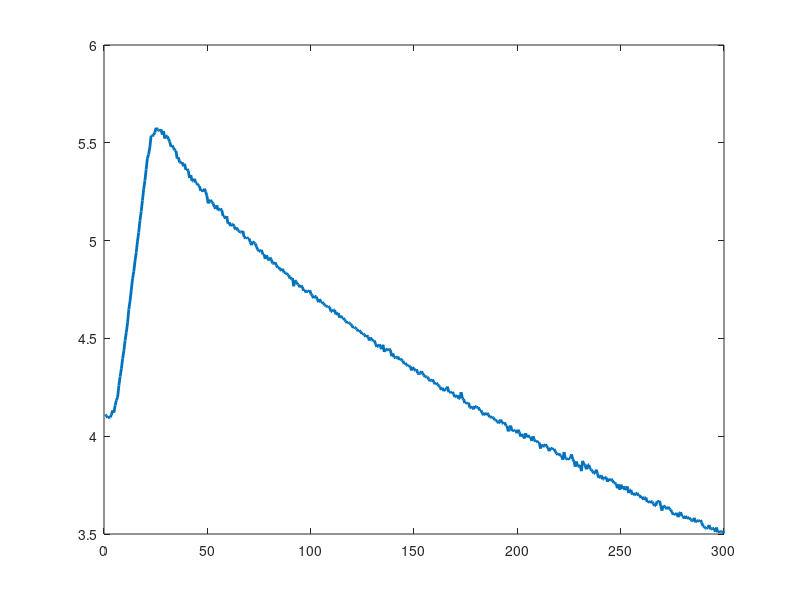
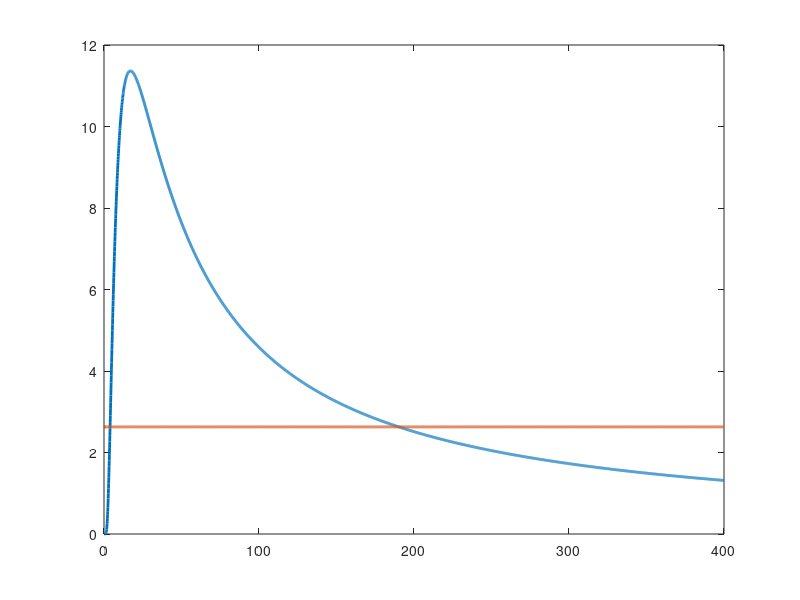

Here is the MATLAB script that generated these plots, in order:
%% Task 3
load('task_3_temp_check.mat','T');
T_room = mean(T(1,1:2853))
dT_room = std(T(1,1:2853))
clear T;

%% Task 4
load('task_4_temp_check','T');
T_sat_1 = mean(T(1,8500:11405))
dT_sat_1 = std(T(1,8500:11405))
clear T;

load('task_4_1_temp_check','T');
T_sat_2 = mean(T(1,6000:12000))
dT_sat_2 = std(T(1,6000:12000))
clear T;

%% Task 5-6 (calcolo H0, T1, T2)
load('task_5.mat');
t = 0.6*(1:length(T));
Vpulse = 3.5;
Vstep = 3;
eps = 18;
T = T - T_room * ones(1, length(T));
H0_1 = (T_sat_1-T_room)/Vstep
H0_2 = (T_sat_2-T_room)/Vstep 
dH0_1 = sqrt(dT_sat_1^2 + dT_room^2)/Vstep 
dH0_2 = sqrt(dT_sat_2^2 + dT_room^2)/Vstep 


%% Trovare il punto di massimo
figure();
pp = plot(t,T,'linewidth',2);

%% coordinate del punto di massimo
rp = 2.62816; % trovare a occhio e inserire a mano
tp = 27.6;

% Funzione rp = f(T12)
% vettore con T12
T12 = [1,0:0.1:400]; 
% funzione rp = f(T12)
rp_func = Vpulse*H0_1.*exp(-tp./T12).*(exp(eps./T12) - 1);
% plot della funzione con la retta di intersezione
figure();
plot(T12,rp_func,'linewidth',2);
hold on
plot(T12,rp.*ones(1, length(T12)),'linewidth',2);

% Trovare a occhio T1 e T2
T1 = 3.941;
T2 = 188.304;

%% Task 7
P=(1/3)*((T1+T2)^2)/(T1*T2)-1
I=(1/27)*((T1+T2)^3)/((T1*T2)^2)
Kp=P/H0_1
Ki=I/H0_1